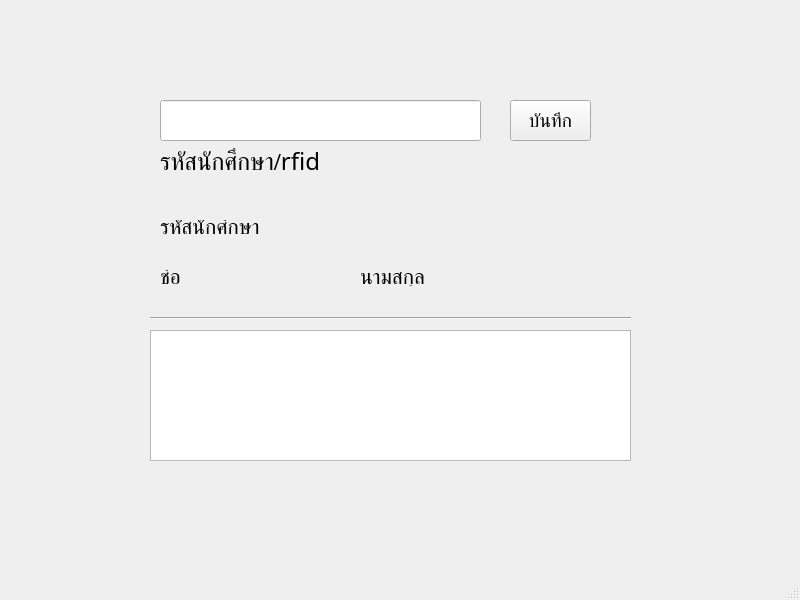
<?xml version="1.0" encoding="UTF-8"?>
<ui version="4.0">
    <class>MainWindow</class>
    <widget class="QMainWindow" name="MainWindow">
        <property name="geometry">
            <rect>
                <x>0</x>
                <y>0</y>
                <width>800</width>
                <height>600</height>
            </rect>
        </property>
        <property name="windowTitle">
            <string>MainWindow</string>
        </property>
        <widget class="QWidget" name="centralwidget">
            <widget class="QTableWidget" name="tableWidget">
                <property name="geometry">
                    <rect>
                        <x>150</x>
                        <y>330</y>
                        <width>481</width>
                        <height>131</height>
                    </rect>
                </property>
            </widget>
            <widget class="QPushButton" name="pushButton">
                <property name="geometry">
                    <rect>
                        <x>510</x>
                        <y>100</y>
                        <width>81</width>
                        <height>41</height>
                    </rect>
                </property>
                <property name="font">
                    <font>
                        <family>Angsana New</family>
                        <pointsize>14</pointsize>
                    </font>
                </property>
                <property name="text">
                    <string>บันทึก</string>
                </property>
            </widget>
            <widget class="QLineEdit" name="lineEdit">
                <property name="geometry">
                    <rect>
                        <x>160</x>
                        <y>100</y>
                        <width>321</width>
                        <height>41</height>
                    </rect>
                </property>
            </widget>
            <widget class="QLabel" name="label">
                <property name="geometry">
                    <rect>
                        <x>160</x>
                        <y>140</y>
                        <width>241</width>
                        <height>41</height>
                    </rect>
                </property>
                <property name="font">
                    <font>
                        <family>Angsana New</family>
                        <pointsize>18</pointsize>
                    </font>
                </property>
                <property name="text">
                    <string>รหัสนักศึกษา/rfid</string>
                </property>
            </widget>
            <widget class="QLabel" name="label_2">
                <property name="geometry">
                    <rect>
                        <x>160</x>
                        <y>220</y>
                        <width>101</width>
                        <height>16</height>
                    </rect>
                </property>
                <property name="font">
                    <font>
                        <family>Angsana New</family>
                        <pointsize>16</pointsize>
                    </font>
                </property>
                <property name="text">
                    <string>รหัสนักศึกษา</string>
                </property>
            </widget>
            <widget class="QLabel" name="label_3">
                <property name="geometry">
                    <rect>
                        <x>160</x>
                        <y>270</y>
                        <width>101</width>
                        <height>16</height>
                    </rect>
                </property>
                <property name="font">
                    <font>
                        <family>Angsana New</family>
                        <pointsize>16</pointsize>
                    </font>
                </property>
                <property name="text">
                    <string>ชื่อ</string>
                </property>
            </widget>
            <widget class="QLabel" name="label_4">
                <property name="geometry">
                    <rect>
                        <x>360</x>
                        <y>270</y>
                        <width>101</width>
                        <height>16</height>
                    </rect>
                </property>
                <property name="font">
                    <font>
                        <family>Angsana New</family>
                        <pointsize>16</pointsize>
                    </font>
                </property>
                <property name="text">
                    <string>นามสกุล</string>
                </property>
            </widget>
            <widget class="Line" name="line">
                <property name="geometry">
                    <rect>
                        <x>150</x>
                        <y>310</y>
                        <width>481</width>
                        <height>16</height>
                    </rect>
                </property>
                <property name="orientation">
                    <enum>Qt::Horizontal</enum>
                </property>
            </widget>
        </widget>
        <widget class="QMenuBar" name="menubar">
            <property name="geometry">
                <rect>
                    <x>0</x>
                    <y>0</y>
                    <width>800</width>
                    <height>21</height>
                </rect>
            </property>
        </widget>
        <widget class="QStatusBar" name="statusbar"/>
</widget>
    <resources/>
    <connections/>
</ui>
